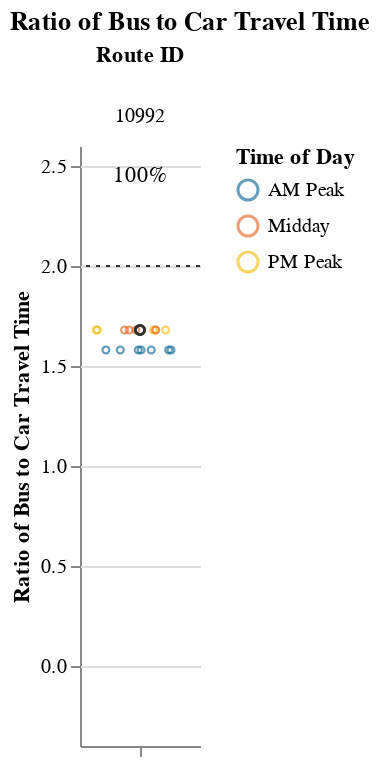
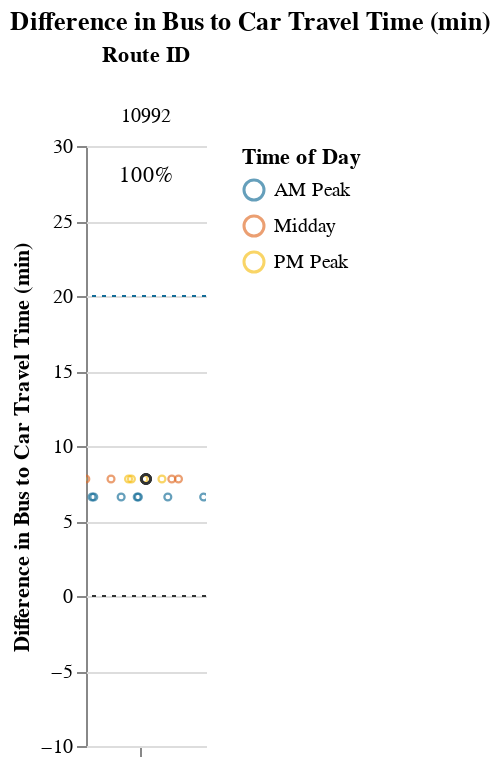

These figures' notebook cell, in order:
### Markdown cell above
## Viable Competitive Routes
### Short Routes (< 1 hr)

### Code cell
# Allow for possibility that operator doesn't have routes that fall into certain route_groups
# But, jupyterbook will not like markdown with f-string
# separate out route_group and put in each cell, and use try/except + if to display...
# but all 3 route groups must be displayed. just add sentence about why no routes were returned at the end
route_group = "short"
try:
    subset_routes, mult, diff  = setup_charts(df, PCT_COMPETITIVE_THRESHOLD, route_group)
    
    if len(subset_routes) > 0:
        display(
            Markdown(
                f"{CAPTIONS_DICT[route_group]}"
                "Within each route group, routes are sorted in descending order "
                "by % competitive trips and # trips below the additional time cut-off."
            )
        )

        display(mult)
        display(diff)
except:
    print("No routes meet this criteria.")

### Figure 1 — Vega-Lite specification as saved in the notebook (floating-point values rounded to 4 significant figures)
{"config": {"view": {"continuousWidth": 400, "continuousHeight": 300, "stroke": null}, "facet": {"spacing": 0}}, "data": {"name": "data-e9eed955725c7b9f24a4a567b6cc809c"}, "facet": {"column": {"field": "route_id", "sort": ["10992"], "title": "Route ID", "type": "nominal"}}, "spec": {"layer": [{"mark": {"type": "point", "opacity": 0.65, "size": 12, "strokeWidth": 1.1}, "encoding": {"color": {"field": "time_of_day", "scale": {"range": ["#136C97", "#E16B26", "#F6BF16", "#00896B", "#7790A3", "#5B559C"]}, "sort": ["AM Peak", "Midday", "PM Peak", "Owl Service"], "title": "Time of Day", "type": "nominal"}, "tooltip": [{"field": "route_id", "type": "nominal"}, {"field": "trip_id", "type": "nominal"}, {"field": "service_hours", "type": "quantitative"}, {"field": "car_duration_hours", "type": "quantitative"}, {"field": "bus_multiplier", "type": "quantitative"}, {"field": "bus_difference", "type": "quantitative"}, {"field": "num_trips", "type": "quantitative"}, {"field": "num_competitive", "type": "quantitative"}, {"field": "pct_trips_competitive", "type": "quantitative"}, {"field": "p25", "type": "quantitative"}, {"field": "p50", "type": "quantitative"}, {"field": "p75", "type": "quantitative"}], "x": {"axis": {"grid": false, "labels": false, "ticks": true, "values": [0]}, "field": "jitter", "scale": {}, "title": null, "type": "quantitative"}, "y": {"field": "bus_multiplier", "scale": {"domain": [-0.25, 2.5]}, "title": "Ratio of Bus to Car Travel Time", "type": "quantitative"}}, "selection": {"selector001": {"type": "interval", "bind": "scales", "encodings": ["x", "y"]}}, "transform": [{"calculate": "sqrt(-2*log(random()))*cos(2*PI*random())", "as": "jitter"}], "width": 60}, {"layer": [{"mark": {"type": "point", "opacity": 0.6, "size": 20, "strokeWidth": 1.3}, "encoding": {"color": {"value": "#323434"}, "y": {"field": "bus_multiplier", "type": "quantitative"}}, "transform": [{"filter": "(datum.p50_trip === 1)"}]}, {"mark": {"type": "rule", "strokeDash": [2, 3]}, "encoding": {"color": {"value": "#323434"}, "y": {"field": "cutoff", "type": "quantitative"}}}, {"mark": {"type": "text", "align": "center", "baseline": "middle"}, "encoding": {"color": {"value": "black"}, "text": {"field": "pct_trips_competitive", "format": ".0%", "type": "quantitative"}, "tooltip": [{"field": "route_id", "type": "nominal"}, {"field": "trip_id", "type": "nominal"}, {"field": "service_hours", "type": "quantitative"}, {"field": "car_duration_hours", "type": "quantitative"}, {"field": "bus_multiplier", "type": "quantitative"}, {"field": "bus_difference", "type": "quantitative"}, {"field": "num_trips", "type": "quantitative"}, {"field": "num_competitive", "type": "quantitative"}, {"field": "pct_trips_competitive", "type": "quantitative"}, {"field": "p25", "type": "quantitative"}, {"field": "p50", "type": "quantitative"}, {"field": "p75", "type": "quantitative"}], "x": {"value": 30}, "y": {"value": 15}}, "transform": [{"calculate": "sqrt(-2*log(random()))*cos(2*PI*random())", "as": "jitter"}, {"filter": "(datum.fastest_trip === 1)"}]}]}]}, "resolve": {"scale": {"y": "shared"}}, "title": "Ratio of Bus to Car Travel Time", "$schema": "https://vega.github.io/schema/vega-lite/v4.17.0.json", "datasets": {"data-e9eed955725c7b9f24a4a567b6cc809c": [{"calitp_itp_id": 201, "trip_key": 2594753039241049600, "trip_id": "t_501092_b_26877_tn_0", "shape_id": "p_178322", "route_id": "10992", "service_hours": 0.3, "trip_first_departure_ts": 29400, "trip_last_arrival_ts": 30480, "departure_hour": 8, "time_of_day": "AM Peak", "p25": 0.3, "p50": 0.32, "p75": 0.32, "p50_trip": 0, "fastest_trip": 0, "car_duration_hours": 0.19, "competitive_route": 1, "bus_multiplier": 1.58, "bus_difference": 6.6, "num_trips": 16, "num_competitive": 16, "pct_trips_competitive": 1.0, "bus_difference_spread": 1.2, "route_group": "short", "max_trip_hrs": 0.32, "max_trip_route_group": 0.73, "name": "Mission Bay Transportation Management Agency", "caltrans_district": "04 - Oakland", "drmt_organization_name": null, "cutoff2": 20, "cutoff": 2}, {"calitp_itp_id": 201, "trip_key": 446591028706577328, "trip_id": "t_501093_b_26877_tn_0", "shape_id": "p_178322", "route_id": "10992", "service_hours": 0.3, "trip_first_departure_ts": 30900, "trip_last_arrival_ts": 31980, "departure_hour": 8, "time_of_day": "AM Peak", "p25": 0.3, "p50": 0.32, "p75": 0.32, "p50_trip": 0, "fastest_trip": 0, "car_duration_hours": 0.19, "competitive_route": 1, "bus_multiplier": 1.58, "bus_difference": 6.6, "num_trips": 16, "num_competitive": 16, "pct_trips_competitive": 1.0, "bus_difference_spread": 1.2, "route_group": "short", "max_trip_hrs": 0.32, "max_trip_route_group": 0.73, "name": "Mission Bay Transportation Management Agency", "caltrans_district": "04 - Oakland", "drmt_organization_name": null, "cutoff2": 20, "cutoff": 2}, {"calitp_itp_id": 201, "trip_key": -5291414331793922870, "trip_id": "t_501090_b_26877_tn_0", "shape_id": "p_178322", "route_id": "10992", "service_hours": 0.3, "trip_first_departure_ts": 26400, "trip_last_arrival_ts": 27480, "departure_hour": 7, "time_of_day": "AM Peak", "p25": 0.3, "p50": 0.32, "p75": 0.32, "p50_trip": 0, "fastest_trip": 0, "car_duration_hours": 0.19, "competitive_route": 1, "bus_multiplier": 1.58, "bus_difference": 6.6, "num_trips": 16, "num_competitive": 16, "pct_trips_competitive": 1.0, "bus_difference_spread": 1.2, "route_group": "short", "max_trip_hrs": 0.32, "max_trip_route_group": 0.73, "name": "Mission Bay Transportation Management Agency", "caltrans_district": "04 - Oakland", "drmt_organization_name": null, "cutoff2": 20, "cutoff": 2}, {"calitp_itp_id": 201, "trip_key": 5890287934645599178, "trip_id": "t_501095_b_26877_tn_0", "shape_id": "p_178322", "route_id": "10992", "service_hours": 0.3, "trip_first_departure_ts": 33900, "trip_last_arrival_ts": 34980, "departure_hour": 9, "time_of_day": "AM Peak", "p25": 0.3, "p50": 0.32, "p75": 0.32, "p50_trip": 0, "fastest_trip": 1, "car_duration_hours": 0.19, "competitive_route": 1, "bus_multiplier": 1.58, "bus_difference": 6.6, "num_trips": 16, "num_competitive": 16, "pct_trips_competitive": 1.0, "bus_difference_spread": 1.2, "route_group": "short", "max_trip_hrs": 0.32, "max_trip_route_group": 0.73, "name": "Mission Bay Transportation Management Agency", "caltrans_district": "04 - Oakland", "drmt_organization_name": null, "cutoff2": 20, "cutoff": 2}, {"calitp_itp_id": 201, "trip_key": 7527969544724761272, "trip_id": "t_501094_b_26877_tn_0", "shape_id": "p_178322", "route_id": "10992", "service_hours": 0.3, "trip_first_departure_ts": 32400, "trip_last_arrival_ts": 33480, "departure_hour": 9, "time_of_day": "AM Peak", "p25": 0.3, "p50": 0.32, "p75": 0.32, "p50_trip": 0, "fastest_trip": 0, "car_duration_hours": 0.19, "competitive_route": 1, "bus_multiplier": 1.58, "bus_difference": 6.6, "num_trips": 16, "num_competitive": 16, "pct_trips_competitive": 1.0, "bus_difference_spread": 1.2, "route_group": "short", "max_trip_hrs": 0.32, "max_trip_route_group": 0.73, "name": "Mission Bay Transportation Management Agency", "caltrans_district": "04 - Oakland", "drmt_organization_name": null, "cutoff2": 20, "cutoff": 2}, {"calitp_itp_id": 201, "trip_key": 4575489258218090459, "trip_id": "t_501096_b_26877_tn_0", "shape_id": "p_178322", "route_id": "10992", "service_hours": 0.3, "trip_first_departure_ts": 35400, "trip_last_arrival_ts": 36480, "departure_hour": 9, "time_of_day": "AM Peak", "p25": 0.3, "p50": 0.32, "p75": 0.32, "p50_trip": 0, "fastest_trip": 0, "car_duration_hours": 0.19, "competitive_route": 1, "bus_multiplier": 1.58, "bus_difference": 6.6, "num_trips": 16, "num_competitive": 16, "pct_trips_competitive": 1.0, "bus_difference_spread": 1.2, "route_group": "short", "max_trip_hrs": 0.32, "max_trip_route_group": 0.73, "name": "Mission Bay Transportation Management Agency", "caltrans_district": "04 - Oakland", "drmt_organization_name": null, "cutoff2": 20, "cutoff": 2}, {"calitp_itp_id": 201, "trip_key": 5264924346781938519, "trip_id": "t_501091_b_26877_tn_0", "shape_id": "p_178322", "route_id": "10992", "service_hours": 0.3, "trip_first_departure_ts": 27900, "trip_last_arrival_ts": 28980, "departure_hour": 7, "time_of_day": "AM Peak", "p25": 0.3, "p50": 0.32, "p75": 0.32, "p50_trip": 0, "fastest_trip": 0, "car_duration_hours": 0.19, "competitive_route": 1, "bus_multiplier": 1.58, "bus_difference": 6.6, "num_trips": 16, "num_competitive": 16, "pct_trips_competitive": 1.0, "bus_difference_spread": 1.2, "route_group": "short", "max_trip_hrs": 0.32, "max_trip_route_group": 0.73, "name": "Mission Bay Transportation Management Agency", "caltrans_district": "04 - Oakland", "drmt_organization_name": null, "cutoff2": 20, "cutoff": 2}, {"calitp_itp_id": 201, "trip_key": -2668864300106065871, "trip_id": "t_501105_b_26877_tn_0", "shape_id": "p_787944", "route_id": "10992", "service_hours": 0.32, "trip_first_departure_ts": 67500, "trip_last_arrival_ts": 68640, "departure_hour": 18, "time_of_day": "PM Peak", "p25": 0.3, "p50": 0.32, "p75": 0.32, "p50_trip": 1, "fastest_trip": 0, "car_duration_hours": 0.19, "competitive_route": 1, "bus_multiplier": 1.68, "bus_difference": 7.8, "num_trips": 16, "num_competitive": 16, "pct_trips_competitive": 1.0, "bus_difference_spread": 1.2, "route_group": "short", "max_trip_hrs": 0.32, "max_trip_route_group": 0.73, "name": "Mission Bay Transportation Management Agency", "caltrans_district": "04 - Oakland", "drmt_organization_name": null, "cutoff2": 20, "cutoff": 2}, {"calitp_itp_id": 201, "trip_key": 5501413978734962669, "trip_id": "t_501107_b_26877_tn_0", "shape_id": "p_787944", "route_id": "10992", "service_hours": 0.32, "trip_first_departure_ts": 69300, "trip_last_arrival_ts": 70440, "departure_hour": 19, "time_of_day": "PM Peak", "p25": 0.3, "p50": 0.32, "p75": 0.32, "p50_trip": 1, "fastest_trip": 0, "car_duration_hours": 0.19, "competitive_route": 1, "bus_multiplier": 1.68, "bus_difference": 7.8, "num_trips": 16, "num_competitive": 16, "pct_trips_competitive": 1.0, "bus_difference_spread": 1.2, "route_group": "short", "max_trip_hrs": 0.32, "max_trip_route_group": 0.73, "name": "Mission Bay Transportation Management Agency", "caltrans_district": "04 - Oakland", "drmt_organization_name": null, "cutoff2": 20, "cutoff": 2}, {"calitp_itp_id": 201, "trip_key": 2739882514567614438, "trip_id": "t_501102_b_26877_tn_0", "shape_id": "p_787944", "route_id": "10992", "service_hours": 0.32, "trip_first_departure_ts": 61500, "trip_last_arrival_ts": 62640, "departure_hour": 17, "time_of_day": "PM Peak", "p25": 0.3, "p50": 0.32, "p75": 0.32, "p50_trip": 1, "fastest_trip": 0, "car_duration_hours": 0.19, "competitive_route": 1, "bus_multiplier": 1.68, "bus_difference": 7.8, "num_trips": 16, "num_competitive": 16, "pct_trips_competitive": 1.0, "bus_difference_spread": 1.2, "route_group": "short", "max_trip_hrs": 0.32, "max_trip_route_group": 0.73, "name": "Mission Bay Transportation Management Agency", "caltrans_district": "04 - Oakland", "drmt_organization_name": null, "cutoff2": 20, "cutoff": 2}, {"calitp_itp_id": 201, "trip_key": -7033586504096462268, "trip_id": "t_501098_b_26877_tn_0", "shape_id": "p_787944", "route_id": "10992", "service_hours": 0.32, "trip_first_departure_ts": 55500, "trip_last_arrival_ts": 56640, "departure_hour": 15, "time_of_day": "Midday", "p25": 0.3, "p50": 0.32, "p75": 0.32, "p50_trip": 1, "fastest_trip": 0, "car_duration_hours": 0.19, "competitive_route": 1, "bus_multiplier": 1.68, "bus_difference": 7.8, "num_trips": 16, "num_competitive": 16, "pct_trips_competitive": 1.0, "bus_difference_spread": 1.2, "route_group": "short", "max_trip_hrs": 0.32, "max_trip_route_group": 0.73, "name": "Mission Bay Transportation Management Agency", "caltrans_district": "04 - Oakland", "drmt_organization_name": null, "cutoff2": 20, "cutoff": 2}, {"calitp_itp_id": 201, "trip_key": 6826985930702261582, "trip_id": "t_501103_b_26877_tn_0", "shape_id": "p_787944", "route_id": "10992", "service_hours": 0.32, "trip_first_departure_ts": 63000, "trip_last_arrival_ts": 64140, "departure_hour": 17, "time_of_day": "PM Peak", "p25": 0.3, "p50": 0.32, "p75": 0.32, "p50_trip": 1, "fastest_trip": 0, "car_duration_hours": 0.19, "competitive_route": 1, "bus_multiplier": 1.68, "bus_difference": 7.8, "num_trips": 16, "num_competitive": 16, "pct_trips_competitive": 1.0, "bus_difference_spread": 1.2, "route_group": "short", "max_trip_hrs": 0.32, "max_trip_route_group": 0.73, "name": "Mission Bay Transportation Management Agency", "caltrans_district": "04 - Oakland", "drmt_organization_name": null, "cutoff2": 20, "cutoff": 2}, {"calitp_itp_id": 201, "trip_key": -6159584788426511965, "trip_id": "t_501099_b_26877_tn_0", "shape_id": "p_787944", "route_id": "10992", "service_hours": 0.32, "trip_first_departure_ts": 57000, "trip_last_arrival_ts": 58140, "departure_hour": 15, "time_of_day": "Midday", "p25": 0.3, "p50": 0.32, "p75": 0.32, "p50_trip": 1, "fastest_trip": 0, "car_duration_hours": 0.19, "competitive_route": 1, "bus_multiplier": 1.68, "bus_difference": 7.8, "num_trips": 16, "num_competitive": 16, "pct_trips_competitive": 1.0, "bus_difference_spread": 1.2, "route_group": "short", "max_trip_hrs": 0.32, "max_trip_route_group": 0.73, "name": "Mission Bay Transportation Management Agency", "caltrans_district": "04 - Oakland", "drmt_organization_name": null, "cutoff2": 20, "cutoff": 2}, {"calitp_itp_id": 201, "trip_key": 6868557470836870810, "trip_id": "t_501104_b_26877_tn_0", "shape_id": "p_787944", "route_id": "10992", "service_hours": 0.32, "trip_first_departure_ts": 64800, "trip_last_arrival_ts": 65940, "departure_hour": 18, "time_of_day": "PM Peak", "p25": 0.3, "p50": 0.32, "p75": 0.32, "p50_trip": 1, "fastest_trip": 0, "car_duration_hours": 0.19, "competitive_route": 1, "bus_multiplier": 1.68, "bus_difference": 7.8, "num_trips": 16, "num_competitive": 16, "pct_trips_competitive": 1.0, "bus_difference_spread": 1.2, "route_group": "short", "max_trip_hrs": 0.32, "max_trip_route_group": 0.73, "name": "Mission Bay Transportation Management Agency", "caltrans_district": "04 - Oakland", "drmt_organization_name": null, "cutoff2": 20, "cutoff": 2}, {"calitp_itp_id": 201, "trip_key": 2150107959576833610, "trip_id": "t_501101_b_26877_tn_0", "shape_id": "p_787944", "route_id": "10992", "service_hours": 0.32, "trip_first_departure_ts": 60000, "trip_last_arrival_ts": 61140, "departure_hour": 16, "time_of_day": "Midday", "p25": 0.3, "p50": 0.32, "p75": 0.32, "p50_trip": 1, "fastest_trip": 0, "car_duration_hours": 0.19, "competitive_route": 1, "bus_multiplier": 1.68, "bus_difference": 7.8, "num_trips": 16, "num_competitive": 16, "pct_trips_competitive": 1.0, "bus_difference_spread": 1.2, "route_group": "short", "max_trip_hrs": 0.32, "max_trip_route_group": 0.73, "name": "Mission Bay Transportation Management Agency", "caltrans_district": "04 - Oakland", "drmt_organization_name": null, "cutoff2": 20, "cutoff": 2}, {"calitp_itp_id": 201, "trip_key": 904783777805529288, "trip_id": "t_501100_b_26877_tn_0", "shape_id": "p_787944", "route_id": "10992", "service_hours": 0.32, "trip_first_departure_ts": 58500, "trip_last_arrival_ts": 59640, "departure_hour": 16, "time_of_day": "Midday", "p25": 0.3, "p50": 0.32, "p75": 0.32, "p50_trip": 1, "fastest_trip": 0, "car_duration_hours": 0.19, "competitive_route": 1, "bus_multiplier": 1.68, "bus_difference": 7.8, "num_trips": 16, "num_competitive": 16, "pct_trips_competitive": 1.0, "bus_difference_spread": 1.2, "route_group": "short", "max_trip_hrs": 0.32, "max_trip_route_group": 0.73, "name": "Mission Bay Transportation Management Agency", "caltrans_district": "04 - Oakland", "drmt_organization_name": null, "cutoff2": 20, "cutoff": 2}]}}

### Figure 2 — Vega-Lite specification as saved in the notebook (floating-point values rounded to 4 significant figures)
{"config": {"view": {"continuousWidth": 400, "continuousHeight": 300, "stroke": null}, "facet": {"spacing": 0}}, "data": {"name": "data-133b5051b9b69d56c0e5425fa3dea5ed"}, "facet": {"column": {"field": "route_id", "sort": ["10992"], "title": "Route ID", "type": "nominal"}}, "spec": {"layer": [{"mark": {"type": "point", "opacity": 0.65, "size": 12, "strokeWidth": 1.1}, "encoding": {"color": {"field": "time_of_day", "scale": {"range": ["#136C97", "#E16B26", "#F6BF16", "#00896B", "#7790A3", "#5B559C"]}, "sort": ["AM Peak", "Midday", "PM Peak", "Owl Service"], "title": "Time of Day", "type": "nominal"}, "tooltip": [{"field": "route_id", "type": "nominal"}, {"field": "trip_id", "type": "nominal"}, {"field": "service_hours", "type": "quantitative"}, {"field": "car_duration_hours", "type": "quantitative"}, {"field": "bus_multiplier", "type": "quantitative"}, {"field": "bus_difference", "type": "quantitative"}, {"field": "num_trips", "type": "quantitative"}, {"field": "num_competitive", "type": "quantitative"}, {"field": "pct_trips_competitive", "type": "quantitative"}, {"field": "p25", "type": "quantitative"}, {"field": "p50", "type": "quantitative"}, {"field": "p75", "type": "quantitative"}], "x": {"axis": {"grid": false, "labels": false, "ticks": true, "values": [0]}, "field": "jitter", "scale": {}, "title": null, "type": "quantitative"}, "y": {"field": "bus_difference", "scale": {"domain": [-5, 25.0]}, "title": "Difference in Bus to Car Travel Time (min)", "type": "quantitative"}}, "selection": {"selector002": {"type": "interval", "bind": "scales", "encodings": ["x", "y"]}}, "transform": [{"calculate": "sqrt(-2*log(random()))*cos(2*PI*random())", "as": "jitter"}], "width": 60}, {"layer": [{"mark": {"type": "point", "opacity": 0.6, "size": 20, "strokeWidth": 1.3}, "encoding": {"color": {"value": "#323434"}, "y": {"field": "bus_difference", "type": "quantitative"}}, "transform": [{"filter": "(datum.p50_trip === 1)"}]}, {"mark": {"type": "rule", "strokeDash": [2, 3]}, "encoding": {"color": {"value": "#323434"}, "y": {"field": "cutoff", "type": "quantitative"}}}, {"mark": {"type": "rule", "strokeDash": [2, 3]}, "encoding": {"color": {"value": "#136C97"}, "y": {"field": "cutoff2", "type": "quantitative"}}}, {"mark": {"type": "text", "align": "center", "baseline": "middle"}, "encoding": {"color": {"value": "black"}, "text": {"field": "pct_trips_competitive", "format": ".0%", "type": "quantitative"}, "tooltip": [{"field": "route_id", "type": "nominal"}, {"field": "trip_id", "type": "nominal"}, {"field": "service_hours", "type": "quantitative"}, {"field": "car_duration_hours", "type": "quantitative"}, {"field": "bus_multiplier", "type": "quantitative"}, {"field": "bus_difference", "type": "quantitative"}, {"field": "num_trips", "type": "quantitative"}, {"field": "num_competitive", "type": "quantitative"}, {"field": "pct_trips_competitive", "type": "quantitative"}, {"field": "p25", "type": "quantitative"}, {"field": "p50", "type": "quantitative"}, {"field": "p75", "type": "quantitative"}], "x": {"value": 30}, "y": {"value": 15}}, "transform": [{"calculate": "sqrt(-2*log(random()))*cos(2*PI*random())", "as": "jitter"}, {"filter": "(datum.fastest_trip === 1)"}]}]}]}, "resolve": {"scale": {"y": "shared"}}, "title": "Difference in Bus to Car Travel Time (min)", "$schema": "https://vega.github.io/schema/vega-lite/v4.17.0.json", "datasets": {"data-133b5051b9b69d56c0e5425fa3dea5ed": [{"calitp_itp_id": 201, "trip_key": 2594753039241049600, "trip_id": "t_501092_b_26877_tn_0", "shape_id": "p_178322", "route_id": "10992", "service_hours": 0.3, "trip_first_departure_ts": 29400, "trip_last_arrival_ts": 30480, "departure_hour": 8, "time_of_day": "AM Peak", "p25": 0.3, "p50": 0.32, "p75": 0.32, "p50_trip": 0, "fastest_trip": 0, "car_duration_hours": 0.19, "competitive_route": 1, "bus_multiplier": 1.58, "bus_difference": 6.6, "num_trips": 16, "num_competitive": 16, "pct_trips_competitive": 1.0, "bus_difference_spread": 1.2, "route_group": "short", "max_trip_hrs": 0.32, "max_trip_route_group": 0.73, "name": "Mission Bay Transportation Management Agency", "caltrans_district": "04 - Oakland", "drmt_organization_name": null, "cutoff2": 20, "cutoff": 0}, {"calitp_itp_id": 201, "trip_key": 446591028706577328, "trip_id": "t_501093_b_26877_tn_0", "shape_id": "p_178322", "route_id": "10992", "service_hours": 0.3, "trip_first_departure_ts": 30900, "trip_last_arrival_ts": 31980, "departure_hour": 8, "time_of_day": "AM Peak", "p25": 0.3, "p50": 0.32, "p75": 0.32, "p50_trip": 0, "fastest_trip": 0, "car_duration_hours": 0.19, "competitive_route": 1, "bus_multiplier": 1.58, "bus_difference": 6.6, "num_trips": 16, "num_competitive": 16, "pct_trips_competitive": 1.0, "bus_difference_spread": 1.2, "route_group": "short", "max_trip_hrs": 0.32, "max_trip_route_group": 0.73, "name": "Mission Bay Transportation Management Agency", "caltrans_district": "04 - Oakland", "drmt_organization_name": null, "cutoff2": 20, "cutoff": 0}, {"calitp_itp_id": 201, "trip_key": -5291414331793922870, "trip_id": "t_501090_b_26877_tn_0", "shape_id": "p_178322", "route_id": "10992", "service_hours": 0.3, "trip_first_departure_ts": 26400, "trip_last_arrival_ts": 27480, "departure_hour": 7, "time_of_day": "AM Peak", "p25": 0.3, "p50": 0.32, "p75": 0.32, "p50_trip": 0, "fastest_trip": 0, "car_duration_hours": 0.19, "competitive_route": 1, "bus_multiplier": 1.58, "bus_difference": 6.6, "num_trips": 16, "num_competitive": 16, "pct_trips_competitive": 1.0, "bus_difference_spread": 1.2, "route_group": "short", "max_trip_hrs": 0.32, "max_trip_route_group": 0.73, "name": "Mission Bay Transportation Management Agency", "caltrans_district": "04 - Oakland", "drmt_organization_name": null, "cutoff2": 20, "cutoff": 0}, {"calitp_itp_id": 201, "trip_key": 5890287934645599178, "trip_id": "t_501095_b_26877_tn_0", "shape_id": "p_178322", "route_id": "10992", "service_hours": 0.3, "trip_first_departure_ts": 33900, "trip_last_arrival_ts": 34980, "departure_hour": 9, "time_of_day": "AM Peak", "p25": 0.3, "p50": 0.32, "p75": 0.32, "p50_trip": 0, "fastest_trip": 1, "car_duration_hours": 0.19, "competitive_route": 1, "bus_multiplier": 1.58, "bus_difference": 6.6, "num_trips": 16, "num_competitive": 16, "pct_trips_competitive": 1.0, "bus_difference_spread": 1.2, "route_group": "short", "max_trip_hrs": 0.32, "max_trip_route_group": 0.73, "name": "Mission Bay Transportation Management Agency", "caltrans_district": "04 - Oakland", "drmt_organization_name": null, "cutoff2": 20, "cutoff": 0}, {"calitp_itp_id": 201, "trip_key": 7527969544724761272, "trip_id": "t_501094_b_26877_tn_0", "shape_id": "p_178322", "route_id": "10992", "service_hours": 0.3, "trip_first_departure_ts": 32400, "trip_last_arrival_ts": 33480, "departure_hour": 9, "time_of_day": "AM Peak", "p25": 0.3, "p50": 0.32, "p75": 0.32, "p50_trip": 0, "fastest_trip": 0, "car_duration_hours": 0.19, "competitive_route": 1, "bus_multiplier": 1.58, "bus_difference": 6.6, "num_trips": 16, "num_competitive": 16, "pct_trips_competitive": 1.0, "bus_difference_spread": 1.2, "route_group": "short", "max_trip_hrs": 0.32, "max_trip_route_group": 0.73, "name": "Mission Bay Transportation Management Agency", "caltrans_district": "04 - Oakland", "drmt_organization_name": null, "cutoff2": 20, "cutoff": 0}, {"calitp_itp_id": 201, "trip_key": 4575489258218090459, "trip_id": "t_501096_b_26877_tn_0", "shape_id": "p_178322", "route_id": "10992", "service_hours": 0.3, "trip_first_departure_ts": 35400, "trip_last_arrival_ts": 36480, "departure_hour": 9, "time_of_day": "AM Peak", "p25": 0.3, "p50": 0.32, "p75": 0.32, "p50_trip": 0, "fastest_trip": 0, "car_duration_hours": 0.19, "competitive_route": 1, "bus_multiplier": 1.58, "bus_difference": 6.6, "num_trips": 16, "num_competitive": 16, "pct_trips_competitive": 1.0, "bus_difference_spread": 1.2, "route_group": "short", "max_trip_hrs": 0.32, "max_trip_route_group": 0.73, "name": "Mission Bay Transportation Management Agency", "caltrans_district": "04 - Oakland", "drmt_organization_name": null, "cutoff2": 20, "cutoff": 0}, {"calitp_itp_id": 201, "trip_key": 5264924346781938519, "trip_id": "t_501091_b_26877_tn_0", "shape_id": "p_178322", "route_id": "10992", "service_hours": 0.3, "trip_first_departure_ts": 27900, "trip_last_arrival_ts": 28980, "departure_hour": 7, "time_of_day": "AM Peak", "p25": 0.3, "p50": 0.32, "p75": 0.32, "p50_trip": 0, "fastest_trip": 0, "car_duration_hours": 0.19, "competitive_route": 1, "bus_multiplier": 1.58, "bus_difference": 6.6, "num_trips": 16, "num_competitive": 16, "pct_trips_competitive": 1.0, "bus_difference_spread": 1.2, "route_group": "short", "max_trip_hrs": 0.32, "max_trip_route_group": 0.73, "name": "Mission Bay Transportation Management Agency", "caltrans_district": "04 - Oakland", "drmt_organization_name": null, "cutoff2": 20, "cutoff": 0}, {"calitp_itp_id": 201, "trip_key": -2668864300106065871, "trip_id": "t_501105_b_26877_tn_0", "shape_id": "p_787944", "route_id": "10992", "service_hours": 0.32, "trip_first_departure_ts": 67500, "trip_last_arrival_ts": 68640, "departure_hour": 18, "time_of_day": "PM Peak", "p25": 0.3, "p50": 0.32, "p75": 0.32, "p50_trip": 1, "fastest_trip": 0, "car_duration_hours": 0.19, "competitive_route": 1, "bus_multiplier": 1.68, "bus_difference": 7.8, "num_trips": 16, "num_competitive": 16, "pct_trips_competitive": 1.0, "bus_difference_spread": 1.2, "route_group": "short", "max_trip_hrs": 0.32, "max_trip_route_group": 0.73, "name": "Mission Bay Transportation Management Agency", "caltrans_district": "04 - Oakland", "drmt_organization_name": null, "cutoff2": 20, "cutoff": 0}, {"calitp_itp_id": 201, "trip_key": 5501413978734962669, "trip_id": "t_501107_b_26877_tn_0", "shape_id": "p_787944", "route_id": "10992", "service_hours": 0.32, "trip_first_departure_ts": 69300, "trip_last_arrival_ts": 70440, "departure_hour": 19, "time_of_day": "PM Peak", "p25": 0.3, "p50": 0.32, "p75": 0.32, "p50_trip": 1, "fastest_trip": 0, "car_duration_hours": 0.19, "competitive_route": 1, "bus_multiplier": 1.68, "bus_difference": 7.8, "num_trips": 16, "num_competitive": 16, "pct_trips_competitive": 1.0, "bus_difference_spread": 1.2, "route_group": "short", "max_trip_hrs": 0.32, "max_trip_route_group": 0.73, "name": "Mission Bay Transportation Management Agency", "caltrans_district": "04 - Oakland", "drmt_organization_name": null, "cutoff2": 20, "cutoff": 0}, {"calitp_itp_id": 201, "trip_key": 2739882514567614438, "trip_id": "t_501102_b_26877_tn_0", "shape_id": "p_787944", "route_id": "10992", "service_hours": 0.32, "trip_first_departure_ts": 61500, "trip_last_arrival_ts": 62640, "departure_hour": 17, "time_of_day": "PM Peak", "p25": 0.3, "p50": 0.32, "p75": 0.32, "p50_trip": 1, "fastest_trip": 0, "car_duration_hours": 0.19, "competitive_route": 1, "bus_multiplier": 1.68, "bus_difference": 7.8, "num_trips": 16, "num_competitive": 16, "pct_trips_competitive": 1.0, "bus_difference_spread": 1.2, "route_group": "short", "max_trip_hrs": 0.32, "max_trip_route_group": 0.73, "name": "Mission Bay Transportation Management Agency", "caltrans_district": "04 - Oakland", "drmt_organization_name": null, "cutoff2": 20, "cutoff": 0}, {"calitp_itp_id": 201, "trip_key": -7033586504096462268, "trip_id": "t_501098_b_26877_tn_0", "shape_id": "p_787944", "route_id": "10992", "service_hours": 0.32, "trip_first_departure_ts": 55500, "trip_last_arrival_ts": 56640, "departure_hour": 15, "time_of_day": "Midday", "p25": 0.3, "p50": 0.32, "p75": 0.32, "p50_trip": 1, "fastest_trip": 0, "car_duration_hours": 0.19, "competitive_route": 1, "bus_multiplier": 1.68, "bus_difference": 7.8, "num_trips": 16, "num_competitive": 16, "pct_trips_competitive": 1.0, "bus_difference_spread": 1.2, "route_group": "short", "max_trip_hrs": 0.32, "max_trip_route_group": 0.73, "name": "Mission Bay Transportation Management Agency", "caltrans_district": "04 - Oakland", "drmt_organization_name": null, "cutoff2": 20, "cutoff": 0}, {"calitp_itp_id": 201, "trip_key": 6826985930702261582, "trip_id": "t_501103_b_26877_tn_0", "shape_id": "p_787944", "route_id": "10992", "service_hours": 0.32, "trip_first_departure_ts": 63000, "trip_last_arrival_ts": 64140, "departure_hour": 17, "time_of_day": "PM Peak", "p25": 0.3, "p50": 0.32, "p75": 0.32, "p50_trip": 1, "fastest_trip": 0, "car_duration_hours": 0.19, "competitive_route": 1, "bus_multiplier": 1.68, "bus_difference": 7.8, "num_trips": 16, "num_competitive": 16, "pct_trips_competitive": 1.0, "bus_difference_spread": 1.2, "route_group": "short", "max_trip_hrs": 0.32, "max_trip_route_group": 0.73, "name": "Mission Bay Transportation Management Agency", "caltrans_district": "04 - Oakland", "drmt_organization_name": null, "cutoff2": 20, "cutoff": 0}, {"calitp_itp_id": 201, "trip_key": -6159584788426511965, "trip_id": "t_501099_b_26877_tn_0", "shape_id": "p_787944", "route_id": "10992", "service_hours": 0.32, "trip_first_departure_ts": 57000, "trip_last_arrival_ts": 58140, "departure_hour": 15, "time_of_day": "Midday", "p25": 0.3, "p50": 0.32, "p75": 0.32, "p50_trip": 1, "fastest_trip": 0, "car_duration_hours": 0.19, "competitive_route": 1, "bus_multiplier": 1.68, "bus_difference": 7.8, "num_trips": 16, "num_competitive": 16, "pct_trips_competitive": 1.0, "bus_difference_spread": 1.2, "route_group": "short", "max_trip_hrs": 0.32, "max_trip_route_group": 0.73, "name": "Mission Bay Transportation Management Agency", "caltrans_district": "04 - Oakland", "drmt_organization_name": null, "cutoff2": 20, "cutoff": 0}, {"calitp_itp_id": 201, "trip_key": 6868557470836870810, "trip_id": "t_501104_b_26877_tn_0", "shape_id": "p_787944", "route_id": "10992", "service_hours": 0.32, "trip_first_departure_ts": 64800, "trip_last_arrival_ts": 65940, "departure_hour": 18, "time_of_day": "PM Peak", "p25": 0.3, "p50": 0.32, "p75": 0.32, "p50_trip": 1, "fastest_trip": 0, "car_duration_hours": 0.19, "competitive_route": 1, "bus_multiplier": 1.68, "bus_difference": 7.8, "num_trips": 16, "num_competitive": 16, "pct_trips_competitive": 1.0, "bus_difference_spread": 1.2, "route_group": "short", "max_trip_hrs": 0.32, "max_trip_route_group": 0.73, "name": "Mission Bay Transportation Management Agency", "caltrans_district": "04 - Oakland", "drmt_organization_name": null, "cutoff2": 20, "cutoff": 0}, {"calitp_itp_id": 201, "trip_key": 2150107959576833610, "trip_id": "t_501101_b_26877_tn_0", "shape_id": "p_787944", "route_id": "10992", "service_hours": 0.32, "trip_first_departure_ts": 60000, "trip_last_arrival_ts": 61140, "departure_hour": 16, "time_of_day": "Midday", "p25": 0.3, "p50": 0.32, "p75": 0.32, "p50_trip": 1, "fastest_trip": 0, "car_duration_hours": 0.19, "competitive_route": 1, "bus_multiplier": 1.68, "bus_difference": 7.8, "num_trips": 16, "num_competitive": 16, "pct_trips_competitive": 1.0, "bus_difference_spread": 1.2, "route_group": "short", "max_trip_hrs": 0.32, "max_trip_route_group": 0.73, "name": "Mission Bay Transportation Management Agency", "caltrans_district": "04 - Oakland", "drmt_organization_name": null, "cutoff2": 20, "cutoff": 0}, {"calitp_itp_id": 201, "trip_key": 904783777805529288, "trip_id": "t_501100_b_26877_tn_0", "shape_id": "p_787944", "route_id": "10992", "service_hours": 0.32, "trip_first_departure_ts": 58500, "trip_last_arrival_ts": 59640, "departure_hour": 16, "time_of_day": "Midday", "p25": 0.3, "p50": 0.32, "p75": 0.32, "p50_trip": 1, "fastest_trip": 0, "car_duration_hours": 0.19, "competitive_route": 1, "bus_multiplier": 1.68, "bus_difference": 7.8, "num_trips": 16, "num_competitive": 16, "pct_trips_competitive": 1.0, "bus_difference_spread": 1.2, "route_group": "short", "max_trip_hrs": 0.32, "max_trip_route_group": 0.73, "name": "Mission Bay Transportation Management Agency", "caltrans_district": "04 - Oakland", "drmt_organization_name": null, "cutoff2": 20, "cutoff": 0}]}}
